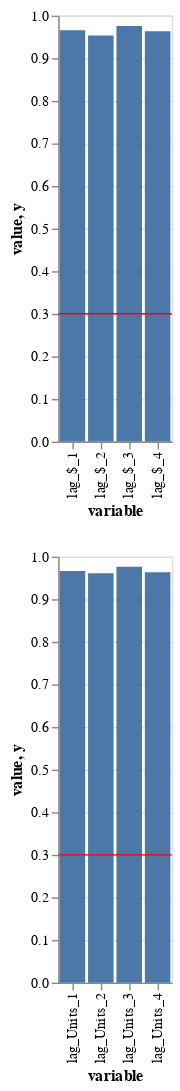

The code cell stored with this chart in its notebook:
### Markdown cell above
#### Lag
- Lag Features: the model will look back into the past and use it as a new feature to feed into the model
    - For example, if you like to forecast the sales in period `t`, you can use the sales of the previous month `t-1` as a feature

Visualizations
- Partial autocorrelation plot (correlogram): This will tell me the correlation of a lag along with all of the previous lags. Plotting the partial autocorrelation will help me choose which lag features to use.
    - Trying different lag lengths:
        - Day: looks ok but dips after 9 days
        - Month: does not look the best
        - Year: has good correlation throughout!
- Lag plot: Plot the unit and $ metrics against their lags to show the relationship. If it is a strong relationship, this shows their serial dependence.

### Code cell
def partial_autocorrelation_plot(data):
    """Plot autocorrelation out 3 lags (yearly) with a threshold of 0.3 (0.3 means they are loosely correlated)

    Args:
        data (pandas DataFrame): Data

    Returns:
        altair Chart: Autocorrelation chart of dollar sales and units 
    """
    temp = data.copy()
    for lag in np.arange(1, 10):
        # Multiply 4 to represent months
        # Multiply by 52 to represent a year
        temp[f'lag_Units_{lag}'] = temp['Units'].shift(periods=52*lag)
        temp[f'lag_$_{lag}'] = temp['$'].shift(periods=52*lag)

    # Calculate correlation
    temp = temp.corr(numeric_only=True).head(2)[['lag_Units_1', 'lag_$_1', 'lag_Units_2', 'lag_$_2',
        'lag_Units_3', 'lag_$_3', 'lag_Units_4', 'lag_$_4', 'lag_Units_5',
        'lag_$_5', 'lag_Units_6', 'lag_$_6', 'lag_Units_7', 'lag_$_7',
        'lag_Units_8', 'lag_$_8', 'lag_Units_9', 'lag_$_9']]

    # Split up by revenue and units
    temp_corr_rev = temp[temp.columns[temp.columns.str.contains('$', regex=False)]].drop('Units', axis=0)
    temp_corr_units = temp[temp.columns[temp.columns.str.contains('Units', regex=False)]].drop('Units', axis=0)
    
    # Altair plot
    rev_chart = alt.Chart(temp_corr_rev.melt()).mark_bar().encode(
        x='variable',
        y='value'
    )
    units_chart = alt.Chart(temp_corr_units.melt()).mark_bar().encode(
        x='variable',
        y='value'
    )
    line = alt.Chart(pd.DataFrame({'y': [0.3]})).mark_rule(color='red').encode(y='y')
    return alt.vconcat(rev_chart + line, units_chart + line)

partial_autocorrelation_plot(data)

### Figure 1 — Vega-Lite specification as saved in the notebook (floating-point values rounded to 4 significant figures)
{"config": {"view": {"continuousWidth": 400, "continuousHeight": 300}}, "vconcat": [{"layer": [{"data": {"name": "data-4fd82829dc8972597da462f8182091dc"}, "mark": "bar", "encoding": {"x": {"field": "variable", "type": "nominal"}, "y": {"field": "value", "type": "quantitative"}}}, {"data": {"name": "data-3d40eef6f5c0bf9cd18ed8669401cbf2"}, "mark": {"type": "rule", "color": "red"}, "encoding": {"y": {"field": "y", "type": "quantitative"}}}]}, {"layer": [{"data": {"name": "data-d293d22e46ae0f46efa5d00fbace2f96"}, "mark": "bar", "encoding": {"x": {"field": "variable", "type": "nominal"}, "y": {"field": "value", "type": "quantitative"}}}, {"data": {"name": "data-3d40eef6f5c0bf9cd18ed8669401cbf2"}, "mark": {"type": "rule", "color": "red"}, "encoding": {"y": {"field": "y", "type": "quantitative"}}}]}], "$schema": "https://vega.github.io/schema/vega-lite/v4.17.0.json", "datasets": {"data-4fd82829dc8972597da462f8182091dc": [{"variable": "lag_$_1", "value": 0.9656}, {"variable": "lag_$_2", "value": 0.9535}, {"variable": "lag_$_3", "value": 0.9757}, {"variable": "lag_$_4", "value": 0.9631}, {"variable": "lag_$_5", "value": null}, {"variable": "lag_$_6", "value": null}, {"variable": "lag_$_7", "value": null}, {"variable": "lag_$_8", "value": null}, {"variable": "lag_$_9", "value": null}], "data-3d40eef6f5c0bf9cd18ed8669401cbf2": [{"y": 0.3}], "data-d293d22e46ae0f46efa5d00fbace2f96": [{"variable": "lag_Units_1", "value": 0.9664}, {"variable": "lag_Units_2", "value": 0.9608}, {"variable": "lag_Units_3", "value": 0.976}, {"variable": "lag_Units_4", "value": 0.9634}, {"variable": "lag_Units_5", "value": null}, {"variable": "lag_Units_6", "value": null}, {"variable": "lag_Units_7", "value": null}, {"variable": "lag_Units_8", "value": null}, {"variable": "lag_Units_9", "value": null}]}}
